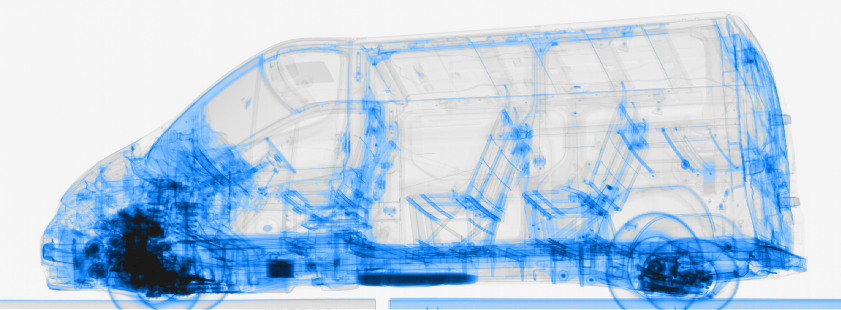
#> input picture data-processing/processed_clean_data/48001F003202511180021_cropped.bmp, 1682 x 620 px (shown at 1/2 size)
$ python test_processed_matching.py
#> lines starting #> are read from the running program, lines starting #| are printed output that depends on the picture
#!/usr/bin/env python3
"""
Test wyszukiwania najbardziej podobnego obrazu włączając przetworzone obrazy
Sprawdza czy system znajduje obrazy z katalogu data-processing/processed_clean_data
"""

import cv2
import numpy as np
import os
from backend.anomaly_detector import RTGAnomalySystem, ImageMatcher
from pathlib import Path

def test_image_matching_with_processed():
    """Test wyszukiwania obrazów z uwzględnieniem przetworzonych"""

    print("🔍 Test wyszukiwania obrazów z katalogiem przetworzonych")
    print("=" * 70)

    # Katalogi
    reference_dir = 'data/czyste'
    processed_dir = 'data-processing/processed_clean_data'
    test_dir = 'data/brudne'

    # Sprawdź czy katalogi istnieją
    if not os.path.exists(reference_dir):
        print(f"❌ Nie znaleziono katalogu wzorcowego: {reference_dir}")
        return

    if not os.path.exists(processed_dir):
        print(f"❌ Nie znaleziono katalogu przetworzonych: {processed_dir}")
        return

    if not os.path.exists(test_dir):
        print(f"❌ Nie znaleziono katalogu testowego: {test_dir}")
        return

    # Test 1: Sprawdź czy matcher ładuje oba katalogi
    print("\n🧪 Test 1: Ładowanie obrazów wzorcowych")
    print("-" * 50)

    matcher = ImageMatcher(reference_dir, processed_dir)

    if len(matcher.reference_images) == 0:
        print("❌ Nie załadowano żadnych obrazów wzorcowych")
        return

    # Policz obrazy z różnych źródeł
    original_images = [img for img in matcher.reference_images if img['source'] == 'original']
    processed_images = [img for img in matcher.reference_images if img['source'] == 'processed']

    print(f"📊 Obrazy wzorcowe oryginalne: {len(original_images)}")
    print(f"🔧 Obrazy wzorcowe przetworzone: {len(processed_images)}")
    print(f"📈 Łącznie: {len(matcher.reference_images)}")

    # Pokaż kilka przykładów przetworzonych obrazów
    if processed_images:
        print(f"\n🔧 Przykłady przetworzonych obrazów:")
        for i, img in enumerate(processed_images[:5]):
            print(f"   {i+1}. {img['path'].name}")
        if len(processed_images) > 5:
            print(f"   ... i {len(processed_images) - 5} więcej")

    # Test 2: Znajdź najbardziej podobny obraz dla testowego
    print(f"\n🧪 Test 2: Wyszukiwanie dopasowań")
    print("-" * 50)

    # Znajdź pierwszy dostępny obraz testowy
    test_images = list(Path(test_dir).rglob('*.bmp'))
    if not test_images:
        print(f"❌ Nie znaleziono obrazów testowych w: {test_dir}")
        return

    test_image_path = str(test_images[0])
    test_img = cv2.imread(test_image_path, cv2.IMREAD_GRAYSCALE)

    if test_img is None:
        print(f"❌ Nie można wczytać obrazu testowego: {test_image_path}")
        return

    print(f"🖼️  Testowy obraz: {Path(test_image_path).name}")

    # Znajdź najlepsze dopasowania
    matches = matcher.find_best_match(test_img, top_k=10)

    print(f"\n🏆 Top 10 dopasowań:")
    for i, match in enumerate(matches, 1):
        source_emoji = "🔧" if match.get('source') == 'processed' else "📁"
        similarity_percent = match['similarity'] * 100
        print(f"{i:2d}. {source_emoji} {match['path'].name[:40]:40} "
              f"({similarity_percent:5.1f}%)")

    # Sprawdź czy najlepsze dopasowanie to przetworzone
    if matches:
        best_match = matches[0]
        is_processed = best_match.get('source') == 'processed'
        print(f"\n🎯 Najlepsze dopasowanie:")
        print(f"   Plik: {best_match['path'].name}")
        print(f"   Źródło: {'Przetworzone 🔧' if is_processed else 'Oryginalne 📁'}")
        print(f"   Podobieństwo: {best_match['similarity']:.1%}")

        # Sprawdź czy znajduje konkretny plik z cropped
        target_file = "48001F003202511180021_cropped.bmp"
        found_target = any(target_file in str(match['path']) for match in matches)

        if found_target:
            target_match = next(match for match in matches if target_file in str(match['path']))
            target_position = next(i for i, match in enumerate(matches) if target_file in str(match['path']))
            print(f"\n🎯 Znaleziono poszukiwany plik '{target_file}':")
            print(f"   Pozycja w rankingu: {target_position + 1}")
            print(f"   Podobieństwo: {target_match['similarity']:.1%}")
        else:
            print(f"\n⚠️ Nie znaleziono plik '{target_file}' w dopasowaniach")

    # Test 3: Pełny system z raportem
    print(f"\n🧪 Test 3: System z generowaniem raportu")
    print("-" * 50)

    try:
        system = RTGAnomalySystem(
            reference_dir=reference_dir,
            output_dir='test_reports',
            processed_dir=processed_dir
        )

        result = system.process_image(
            test_image_path,
            use_alignment=True,
            use_ssim=True,
            save_report=True,
            ignore_background=True
        )

        print(f"✅ Analiza zakończona:")
        print(f"   Wykryto anomalii: {result['anomaly_count']}")
        print(f"   Dopasowany obraz: {Path(result['reference_match']).name}")
        print(f"   Podobieństwo: {result['similarity']:.1%}")
        if result.get('ssim_score'):
            print(f"   SSIM: {result['ssim_score']:.4f}")
        if result.get('report_path'):
            print(f"   Raport: {result['report_path']}")

    except Exception as e:
        print(f"❌ Błąd podczas analizy: {e}")

def check_processed_directory():
    """Sprawdź zawartość katalogu z przetworzonymi obrazami"""

    print("\n📁 Analiza katalogu przetworzonych obrazów")
    print("=" * 50)

    processed_dir = Path('data-processing/processed_clean_data')

    if not processed_dir.exists():
        print(f"❌ Katalog nie istnieje: {processed_dir}")
        return

    # Znajdź wszystkie obrazy
    image_files = list(processed_dir.rglob('*.bmp'))
    image_files.extend(list(processed_dir.rglob('*.jpg')))
    image_files.extend(list(processed_dir.rglob('*.png')))

    print(f"📊 Znaleziono {len(image_files)} obrazów")

    # Pokaż przykłady
    print(f"\n📋 Lista plików:")
    for i, file_path in enumerate(image_files[:10]):
        file_size = file_path.stat().st_size / 1024  # KB
        print(f"   {i+1:2d}. {file_path.name} ({file_size:.1f} KB)")

    if len(image_files) > 10:
        print(f"   ... i {len(image_files) - 10} więcej")

    # Sprawdź konkretny plik
    target_file = "48001F003202511180021_cropped.bmp"
    target_path = processed_dir / target_file

    if target_path.exists():
        file_size = target_path.stat().st_size / 1024  # KB
        print(f"\n🎯 Znaleziono poszukiwany plik:")
        print(f"   Nazwa: {target_file}")
        print(f"   Rozmiar: {file_size:.1f} KB")
        print(f"   Pełna ścieżka: {target_path}")

        # Sprawdź czy obraz da się wczytać
        img = cv2.imread(str(target_path), cv2.IMREAD_GRAYSCALE)
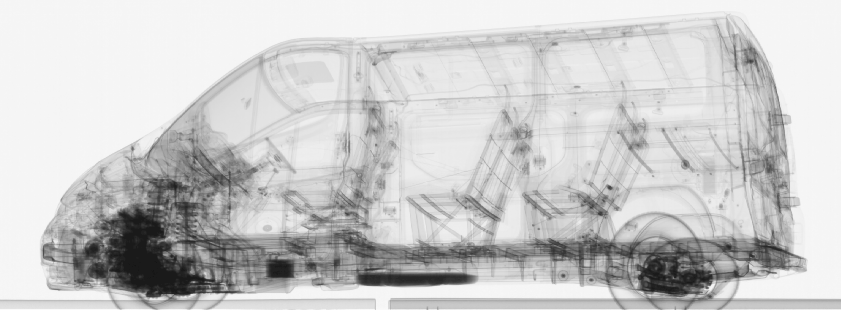
#> img: shape (620, 1682) (shown at 1/2 size); min 18, max 249, mean 202.3
        if img is not None:
            print(f"   Rozdzielczość: {img.shape[1]}x{img.shape[0]}")
#|    Rozdzielczość: 1682x620
            print(f"   ✅ Obraz wczytuje się poprawnie")
        else:
            print(f"   ❌ Nie można wczytać obrazu")
    else:
        print(f"\n❌ Nie znaleziono poszukiwanego pliku: {target_file}")

if __name__ == "__main__":
    print("🔬 Testowanie wyszukiwania obrazów z przetworzonych")
    print("=" * 60)

    # Sprawdź katalog
    check_processed_directory()

    # Test wyszukiwania
    test_image_matching_with_processed()

    print("\n" + "=" * 60)
    print("✅ Testowanie zakończone")

$ run again, with data-processing/processed_clean_data/48001F003202511180022_cropped.bmp copied over data-processing/processed_clean_data/48001F003202511180021_cropped.bmp
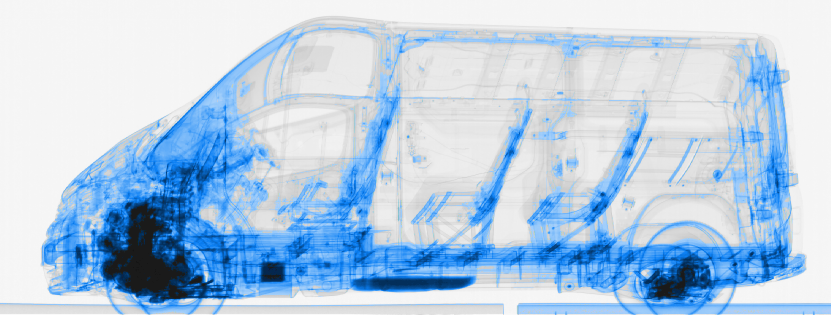
#> input picture data-processing/processed_clean_data/48001F003202511180022_cropped.bmp, 1661 x 630 px (shown at 1/2 size)
#> in check_processed_directory, `img = cv2.imread(str(target_path), cv2.IMREAD_GRAYSCALE)`:
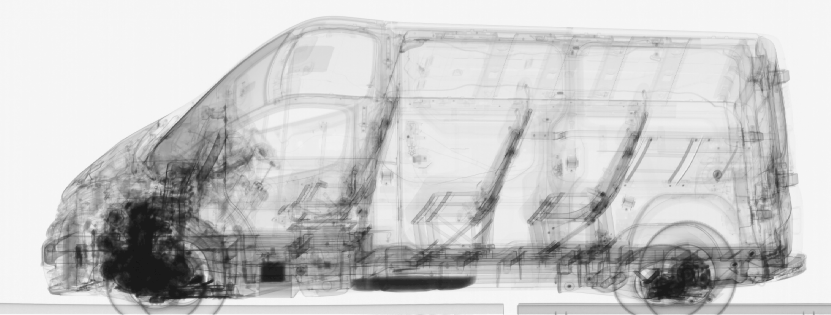
#> img: shape (630, 1661) (shown at 1/2 size); min 18, max 249, mean 200.5
#|    Rozdzielczość: 1661x630

$ run again, with data-processing/processed_clean_data/48001F003202511180023_cropped.bmp copied over data-processing/processed_clean_data/48001F003202511180021_cropped.bmp
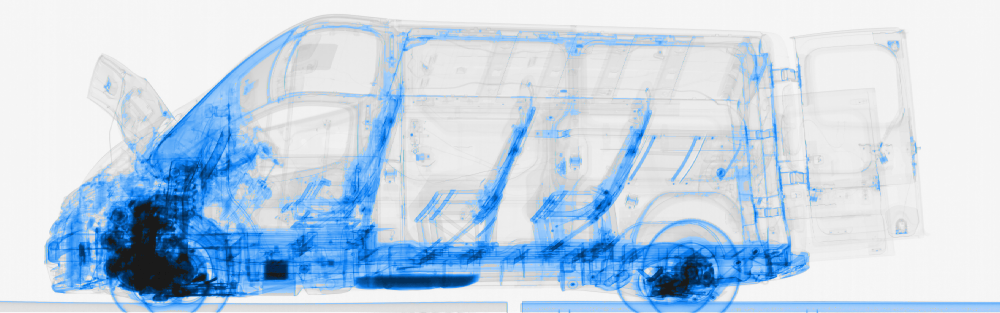
#> input picture data-processing/processed_clean_data/48001F003202511180023_cropped.bmp, 2000 x 626 px (shown at 1/2 size)
#> in check_processed_directory, `img = cv2.imread(str(target_path), cv2.IMREAD_GRAYSCALE)`:
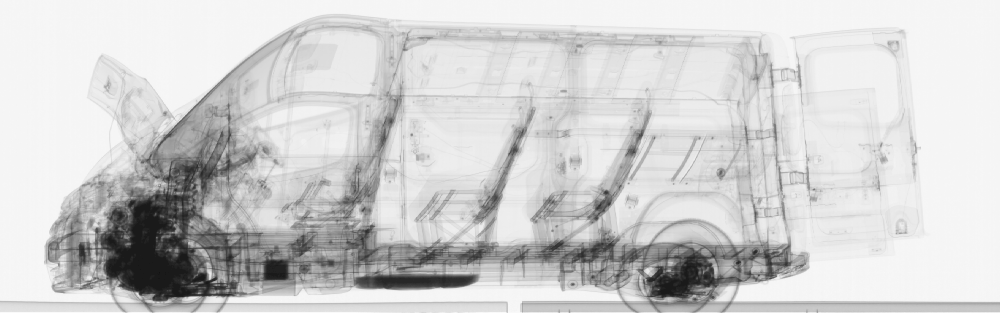
#> img: shape (626, 2000) (shown at 1/2 size); min 18, max 249, mean 207.3
#|    Rozdzielczość: 2000x626
